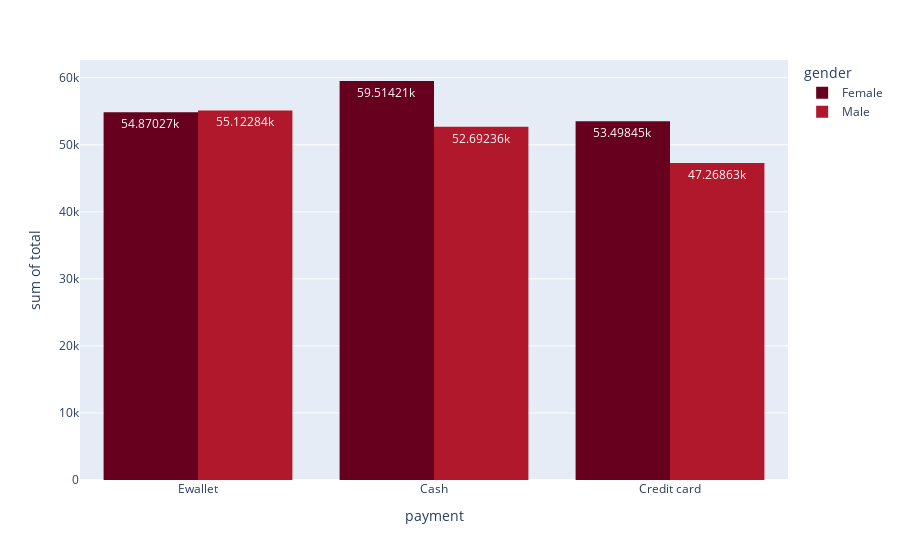

Write notebook code for a chart like this one.
### Code cell
px.histogram(data_frame=df, x = 'payment' , y = 'total' ,color = 'gender', barmode='group', color_discrete_sequence=px.colors.sequential.RdBu , text_auto=True )

### Figure 1 — Plotly figure (JSON) as saved in the notebook; plotly's stock layout.template omitted (floating-point values rounded to 4 significant figures; data arrays with more than 128 entries replaced by an {"elided": "..."} marker saying what was removed)
{"data": [{"alignmentgroup": "True", "bingroup": "x", "histfunc": "sum", "hovertemplate": "gender=Female<br>payment=%{x}<br>sum of total=%{y}<extra></extra>", "legendgroup": "Female", "marker": {"color": "rgb(103,0,31)", "pattern": {"shape": ""}}, "name": "Female", "offsetgroup": "Female", "orientation": "v", "showlegend": true, "texttemplate": "%{value}", "type": "histogram", "x": {"elided": "501 str values"}, "xaxis": "x", "y": {"elided": "501 float values"}, "yaxis": "y"}, {"alignmentgroup": "True", "bingroup": "x", "histfunc": "sum", "hovertemplate": "gender=Male<br>payment=%{x}<br>sum of total=%{y}<extra></extra>", "legendgroup": "Male", "marker": {"color": "rgb(178,24,43)", "pattern": {"shape": ""}}, "name": "Male", "offsetgroup": "Male", "orientation": "v", "showlegend": true, "texttemplate": "%{value}", "type": "histogram", "x": {"elided": "499 str values"}, "xaxis": "x", "y": {"elided": "499 float values"}, "yaxis": "y"}], "layout": {"autosize": true, "barmode": "group", "legend": {"title": {"text": "gender"}, "tracegroupgap": 0}, "margin": {"t": 60}, "xaxis": {"anchor": "y", "autorange": true, "domain": [0, 1], "range": [-0.5, 2.5], "title": {"text": "payment"}, "type": "category"}, "yaxis": {"anchor": "x", "autorange": true, "domain": [0, 1], "range": [0, 62650.0], "title": {"text": "sum of total"}, "type": "linear"}}}
